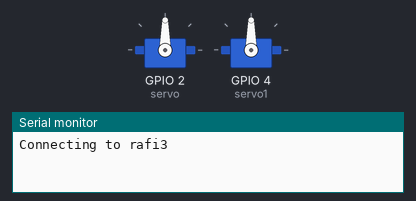
The sketch below on a simulated ESP8266 (NodeMCU). Shown: 2 × servo, the last lines printed to the serial monitor. WiFi joins after 1.5 s; servers stay silent unless stated; uploads are accepted with an empty reply.

Above: at 0.1 s.
At 3.2 s:
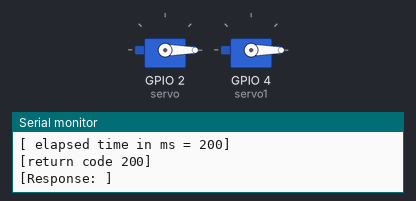
Timing chart, 0 to 4.7 s (numbered marks = the images above):
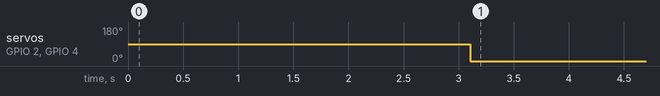

The sketch:

Rafi3_project.ino
```cpp
#include <Arduino.h>
#include <ESP8266WiFi.h>
#include <ESP8266HTTPClient.h>
#include <WiFiClient.h>
#include <Servo.h>

String auth = "xEbrFlpbqoZvihlt2TrwIMU-jPuY2SqV";

const char *ssid = "rafi3";
const char *pass = "password1";
Servo servo;
Servo servo1;

float get_data_from_blynk(const String& token, int data_stream){
  float number = 0;

  WiFiClient _client;

  HTTPClient http_client;


  String fully_request = "http://blynk.cloud/external/api/get?token=" + token + "&v" + String(data_stream);

  http_client.begin(_client, fully_request.c_str());
  http_client.addHeader("Content-Type", "text/plain");


  long elapsed = millis();
  int return_code = http_client.GET();
  Serial.printf("[ elapsed time in ms = %ld]\n", millis() - elapsed);
  Serial.printf("[return code %d]\n", return_code);

  if(return_code > 0){

    String payload = http_client.getString();
    Serial.printf("[Response: %s]\n", payload.c_str());

    if(return_code == HTTP_CODE_OK) {
      number = payload.toFloat();
    }
  } else {
    number = 0.0;
  }

  http_client.end();

  return number;
}

void setup() {
  // put your setup code here, to run once:
  Serial.begin(115200);
  servo.attach(2);
  servo1.attach(4);

  Serial.printf("Connecting to %s\n", ssid);
  WiFi.begin(ssid, pass);
  while(WiFi.status() != WL_CONNECTED){
    delay(100);
    Serial.print(".");
  }

  Serial.printf("\n WiFi connected");


  delay(1000);
  Serial.println("Doing... some requests");
  float value = get_data_from_blynk("xEbrFlpbqoZvihlt2TrwIMU-jPuY2SqV", 4);

}

void loop() {
  // put your main code here, to run repeatedly:
  float azm_value = get_data_from_blynk("xEbrFlpbqoZvihlt2TrwIMU-jPuY2SqV", 4);
  float elev_value = get_data_from_blynk("xEbrFlpbqoZvihlt2TrwIMU-jPuY2SqV", 5);
  servo.write(azm_value);
  servo1.write(elev_value);
  delay(1000);

}
```

Measured:
- by itself, servo on GPIO 2 (servo), servo on GPIO 4 (servo1): 90° → 0° at 3.1 s
